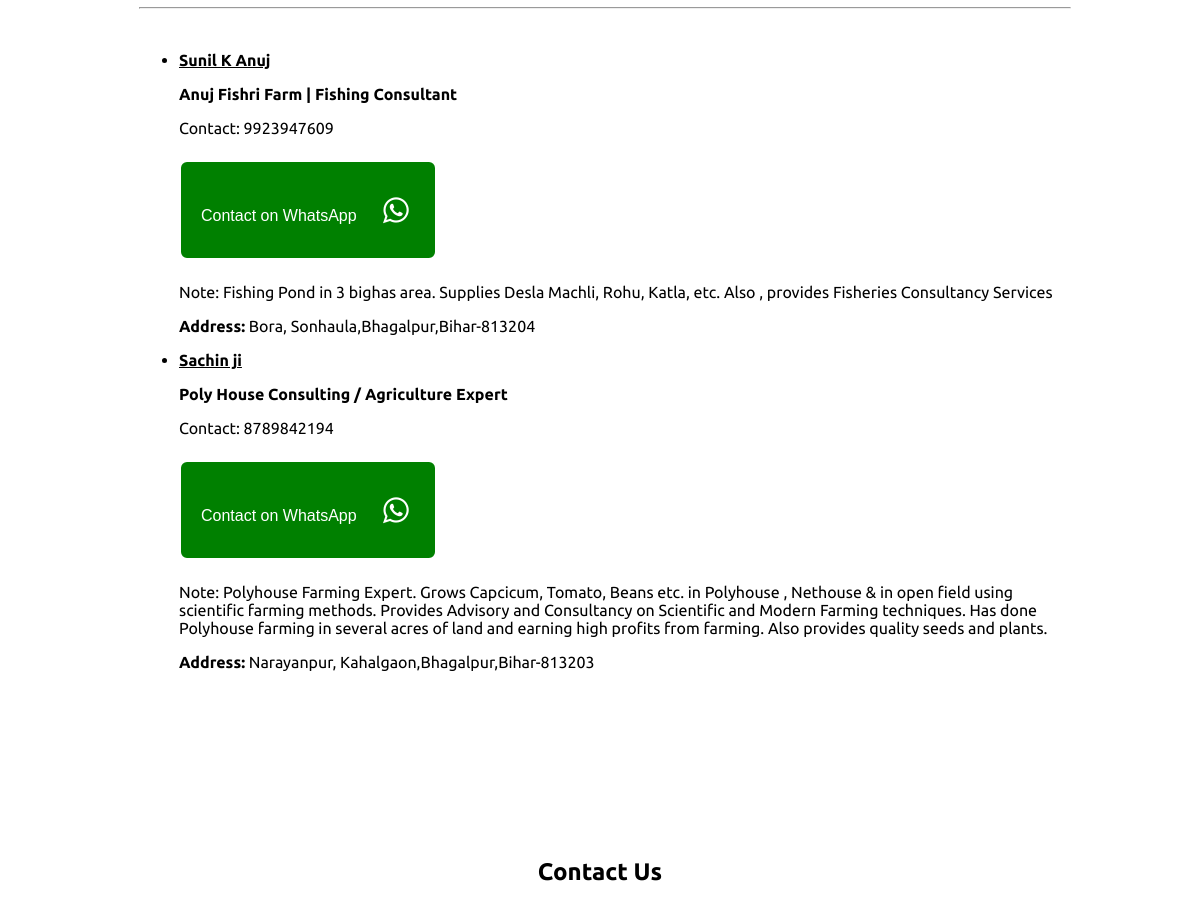
Page /services/consultant/ (middle part) on the earlier database version.
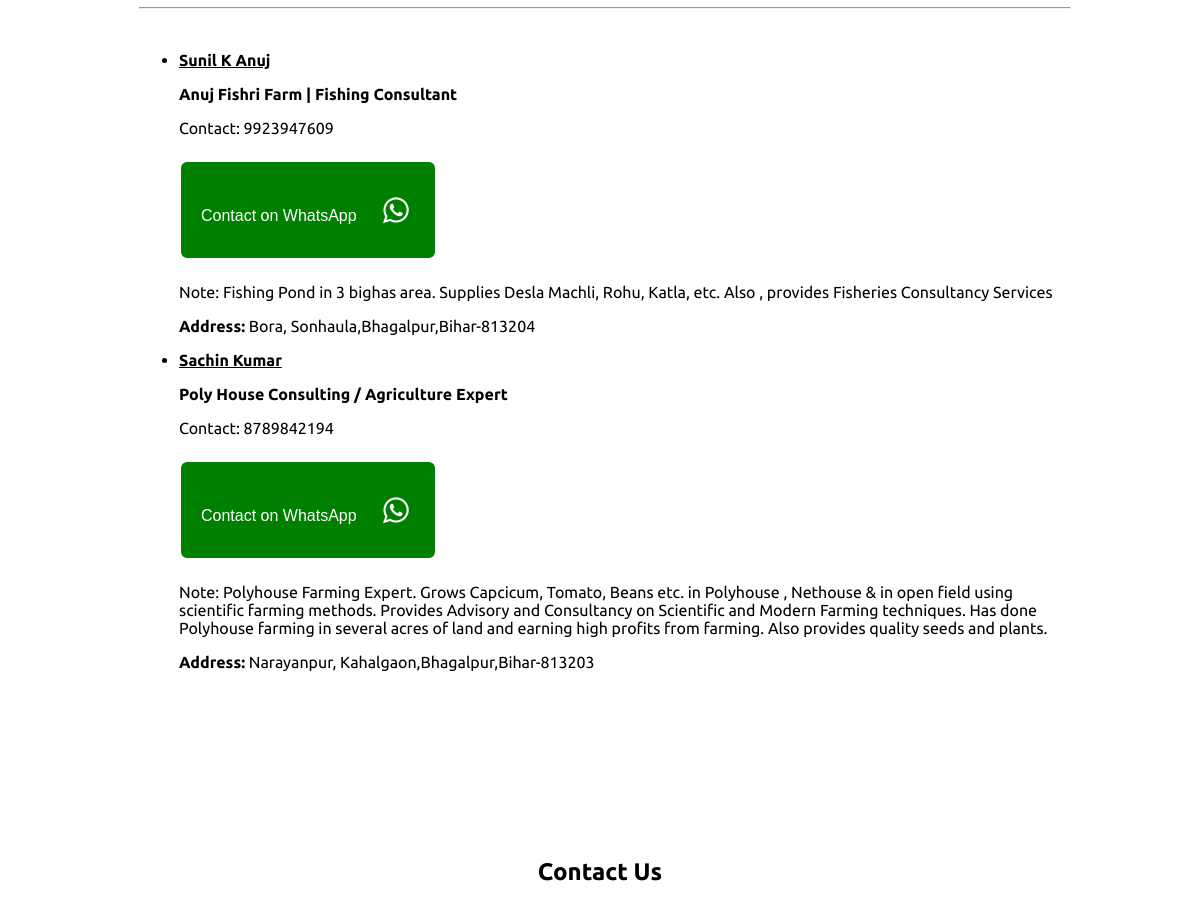
Same page on the later database version.
### member/models.py (models this page shows, shortened)
class Member(models.Model):
    name = models.CharField(('Name'), max_length=50)
    enterprise_name = models.CharField(('Enterprise Name'), max_length=70,null=True, blank=True)
    figure = models.ImageField(upload_to='media/%Y/%m/%d ',
                              blank=True,
                              null=True,
                              verbose_name=_("Member Image"),
                              validators=[validate_image] )
    mobile_number = models.CharField(('Mobile Number'), max_length=10, unique=True)
    whatsapp_number = models.CharField(('WhatsApp Number'), max_length=10, blank=True,)
    email = models.EmailField(null=True, blank=True)
    address = models.CharField(('Address'),max_length=70,blank=True)
    pin_code = models.CharField(('Pin Code'), max_length=6, blank=True)
    district = models.ForeignKey(District,
                                     verbose_name=_("District"),
                                     blank=True,
                                     null=True,
                                     on_delete=models.CASCADE)
    state = models.ForeignKey(State,
                                 verbose_name=_("State"),
                                 blank=True,
                                 null=True,
                                 on_delete=models.CASCADE)
    comments = models.TextField(blank=True, null=True)
    products = models.ManyToManyField(Product,
                                  verbose_name=_("Product"),
                                  blank=True)
    active = models.BooleanField(default=True)
    sticky = models.BooleanField(default=False)
    whatsapp_active = models.BooleanField(default=True)
    objects = InheritanceManager()
    class Meta:
        verbose_name = _("Member")
        verbose_name_plural = _("Members")
        permissions = (('view_members', 'View Members'),)

class District(models.Model):
    district = models.CharField(
        verbose_name=_("District"),
        max_length=50, blank=True, null=True)
    state = models.ForeignKey(
        State, null=True, blank=True,
        verbose_name=_("State"), on_delete=models.CASCADE)
    objects = StateManager()
    class Meta:
        verbose_name = _("District")
        verbose_name_plural = _("Districts")
    def __str__(self):
        return self.district

class State(models.Model):
    state = models.CharField(
        verbose_name=_("State"),
        max_length=50, blank=True,
        unique=True, null=True)
    objects = StateManager()
    class Meta:
        verbose_name = _("State")
        verbose_name_plural = _("States")
    def __str__(self):
        return self.state

### product/views.py (the view)
class ConsultantView(TemplateView):
    template_name = 'services/consultant.html'
    def dispatch(self, request, *args, **kwargs):
        mems = []
        for mem in Member.objects.exclude(active = 'False'):
            for prod in mem.products.all():
                if prod.title.lower() == 'consultant':
                    mems.append(mem)
        self.members = mems
        return super(ConsultantView, self)\
                .dispatch(request, *args, **kwargs)
    def get_context_data(self, **kwargs):
        context = super(ConsultantView, self).get_context_data(**kwargs)
        context['members'] =  self.members
        return context

### templates/services/consultant.html (shortened to what this page needs)
{% extends 'member.html' %}

### templates/member.html (shortened to what this page needs)
{% extends 'base.html' %}
{% block content %}
<div class = "center">
<hr>
<br>
    {% if members %}
    <ul>
        {% for mem in members %}
        <li>
            <p><b><u>{{ mem.name }}</u></b></p>
            {% if mem.enterprise_name %}
            <p><b>{{ mem.enterprise_name }}</b></p>
            {% endif %}
            <p>Contact: {{ mem.mobile_number }}</p>
             {% if mem.whatsapp_number %}
            <a href="https://wa.me/91{{ mem.whatsapp_number }} " target="_blank"><button style="font-size:16px ;margin-left:auto;margin-right:auto;" class="btn btn-dark">
                Contact on WhatsApp  <i class="fa fa-whatsapp"></i></button></a>
             {% endif %}
             <p>Note: {{ mem.comments }}</p>
            <p><b>Address:</b> {{ mem.address }},{{ mem.district }},{{ mem.state }}-{{ mem.pin_code }}</p>
          </li>
          {% endfor %}
    </ul>
    {% else %}
    <p> No Records Found</p>
    {% endif %}
</div>
{% endblock %}

Differences in the rows shown:
changed Member "Poly House Consulting / Agriculture Expert": name "Sachin ji" → "Sachin Kumar"
